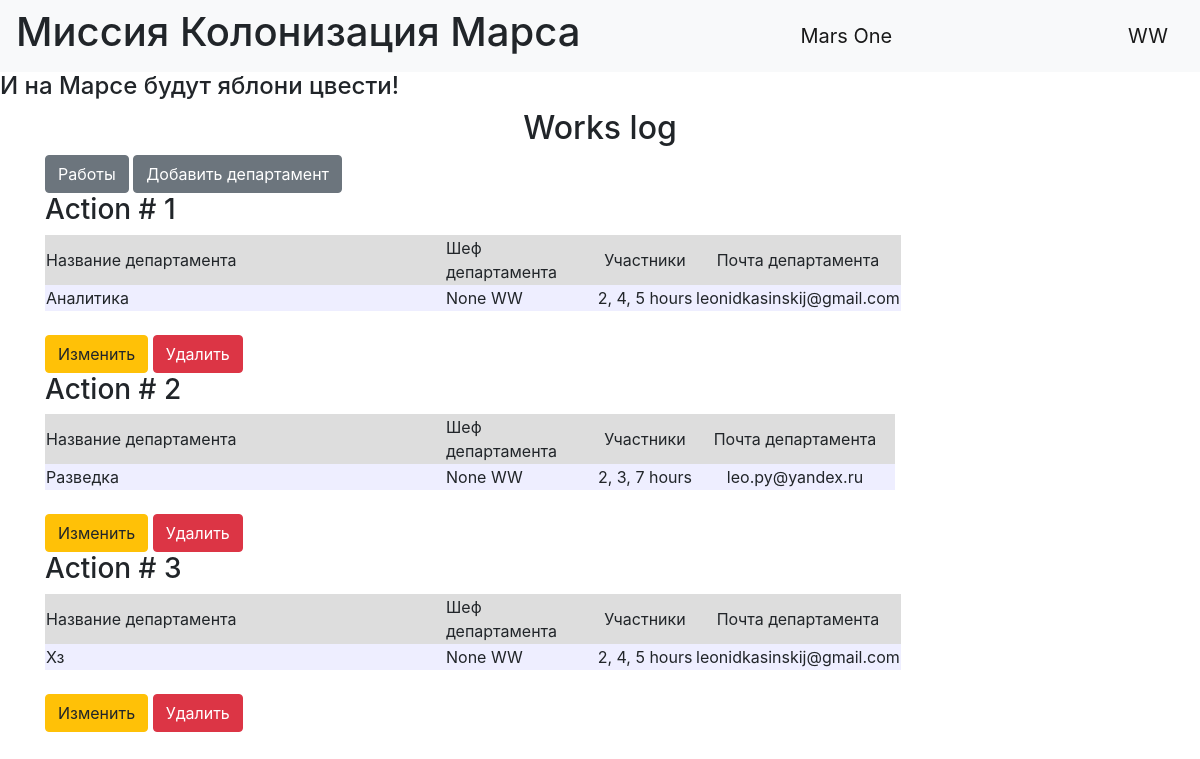
/show_departments (signed in), run on the app's committed database.
### data/users.py (models this page shows, shortened)
class User(SqlAlchemyBase, UserMixin):
    __tablename__ = 'users'
    id = sqlalchemy.Column(sqlalchemy.Integer,
                           primary_key=True, autoincrement=True)
    age = sqlalchemy.Column(sqlalchemy.Integer)
    surname = sqlalchemy.Column(sqlalchemy.String)
    name = sqlalchemy.Column(sqlalchemy.String, nullable=True)
    about = sqlalchemy.Column(sqlalchemy.String, nullable=True)
    email = sqlalchemy.Column(sqlalchemy.String,
                              index=True, unique=True, nullable=True)
    position = sqlalchemy.Column(sqlalchemy.String)
    speciality = sqlalchemy.Column(sqlalchemy.String)
    address = sqlalchemy.Column(sqlalchemy.String)
    hashed_password = sqlalchemy.Column(sqlalchemy.String, nullable=True)
    created_date = sqlalchemy.Column(sqlalchemy.DateTime,
                                     default=datetime.datetime.now)
    jobs = orm.relationship("Jobs", back_populates='user')
    departments = orm.relationship("Department", back_populates='user')

### data/department.py (models this page shows)
class Department(SqlAlchemyBase):
    __tablename__ = 'department'
    id = sqlalchemy.Column(sqlalchemy.Integer, primary_key=True,
                           autoincrement=True)
    title = sqlalchemy.Column(sqlalchemy.String, nullable=True)
    chief = sqlalchemy.Column(sqlalchemy.Integer, sqlalchemy.ForeignKey("users.id"))
    members = sqlalchemy.Column(sqlalchemy.String, nullable=True)
    email = sqlalchemy.Column(sqlalchemy.String, nullable=True)
    user = orm.relationship('User')

### index.py (the view)
@app.route("/show_departments")
def show_departments():
    session = db_session.create_session()
    users = session.query(User).all()
    names = {str(name.id): (name.surname, name.name) for name in users}
    if current_user.is_authenticated:
        if current_user.id == 1:
            departments = session.query(Department)
        else:
            departments = session.query(Department).filter(
                (Department.chief == current_user.id))
    else:
        departments = session.query(Department).all()
    return render_template("show_department.html", departments=departments, names=names)

### data/db_session.py (called while the page is built)
def create_session() -> Session:
    global __factory
    return __factory()

### index.py (called while the page is built)
@login_manager.user_loader
def load_user(user_id):
    db_sess = db_session.create_session()
    return db_sess.query(User).get(user_id)

### templates/show_department.html (shortened to what this page needs)
{% extends "base.html" %}
{% block content %}
<h2 align="center">Works log</h2>
{% if current_user.is_authenticated %}
    <a href="/" class="btn btn-secondary">Работы</a>
    <a href="departments" class="btn btn-secondary">Добавить департамент</a>
{% endif %}
{% for department in departments %}
<h3>Action # {{ department.id }}</h3>
<div class="table_container">
    <table class="my_table">
        <tr class="my_row">
            <td class="title" width="400px" bgcolor="#dddddd">Название департамента</td>
            <td class="title" width="150px" bgcolor="#dddddd">Шеф департамента</td>
            <td class="title" width="100px" bgcolor="#dddddd" align="center">Участники</td>
            <td class="title" width="200px" bgcolor="#dddddd" align="center">Почта департамента</td>
        </tr>
        <tr class="my_row">
            <td class="ordinary" bgcolor="#eeeeff">{{ department.title.capitalize() }}</td>
            <td class="ordinary" bgcolor="#eeeeff">{{ names[department.chief][0] }} {{names[department.chief][1]}}</td>
            <td class="ordinary" bgcolor="#eeeeff" align="center">{{ department.members }} hours</td>
            <td class="ordinary" bgcolor="#eeeeff" align="center">{{ department.email }}</td>
        </tr>
    </table>
</div>
<br>
{% if current_user.is_authenticated and (current_user == department.user or current_user.id == 1)%}
    <div>
        <a href="/departments/{{ department.id }}" class="btn btn-warning">
            Изменить
        </a>
        <a href="/departments_delete/{{ department.id }}" class="btn btn-danger">
            Удалить
        </a>
    </div>
{% endif %}
{% endfor %}
{% endblock %}

### templates/base.html (shortened to what this page needs)
<!DOCTYPE html>
<html lang="en">
<head>
    <link rel="stylesheet" href="https://stackpath.bootstrapcdn.com/bootstrap/4.4.1/css/bootstrap.min.css">
    <link rel="stylesheet" type="text/css" href="../static/css/style.css" />
</head>
  <body>
    <header>
      <nav class="navbar navbar-light bg-light">
          <h1>Миссия Колонизация Марса</h1>
        <a class="navbar-brand" href="#">Mars One</a>
          {% if current_user.is_authenticated %}
            <a class="navbar-brand" href="/logout">{{ current_user.name }}</a>
          {% else %}
    <p>
        <a class="btn btn-primary " href="/register">Зарегистрироваться</a>
        <a class="btn btn-success" href="/login">Войти</a>
    </p>
{% endif %}
      </nav>
        <h4>И на Марсе будут яблони цвести!</h4>
    </header>
    <main role="main" class="container">
        {% block content %}{% endblock %}
    </main>
  </body>
</html>

### data on the page
User: name "WW"
Department: id "1", title "Аналитика", chief "None", chief.name "WW", members "2, 4, 5", email "leonidkasinskij@gmail.com"
Department: id "2", title "Разведка", chief "None", chief.name "WW", members "2, 3, 7", email "leo.py@yandex.ru"
Department: id "3", title "Хз", chief "None", chief.name "WW", members "2, 4, 5", email "leonidkasinskij@gmail.com"
